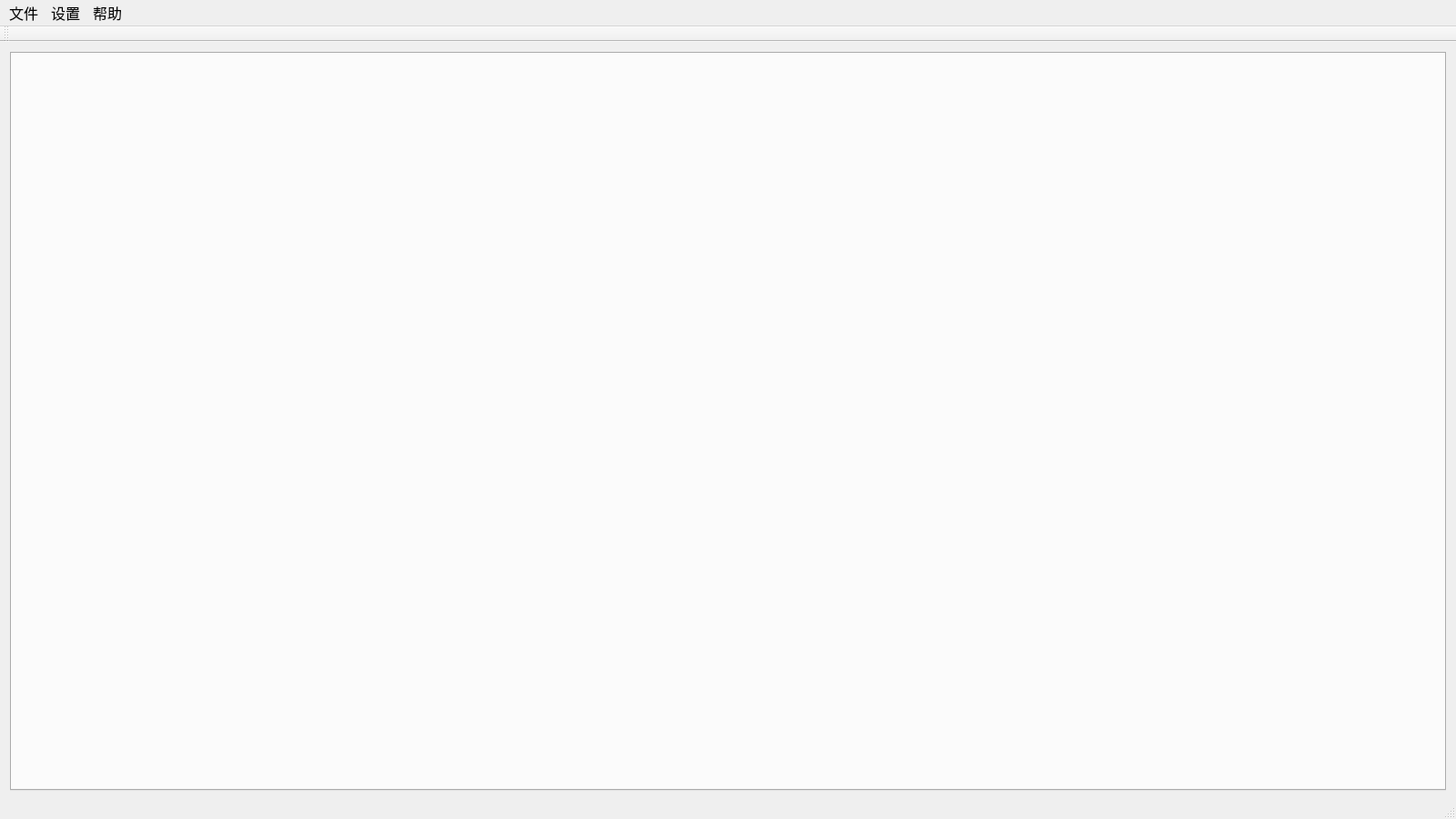
<?xml version="1.0" encoding="UTF-8"?>
<ui version="4.0">
 <class>camera_gui</class>
 <widget class="QMainWindow" name="camera_gui">
  <property name="geometry">
   <rect>
    <x>0</x>
    <y>0</y>
    <width>1600</width>
    <height>900</height>
   </rect>
  </property>
  <property name="font">
   <font>
    <family>微软雅黑</family>
    <pointsize>12</pointsize>
   </font>
  </property>
  <property name="windowTitle">
   <string>Sparrow</string>
  </property>
  <property name="windowIcon">
   <iconset resource="dexforce_camera_gui.qrc">
    <normaloff>:/dexforce_camera_gui/image/xema logo.png</normaloff>:/dexforce_camera_gui/image/xema logo.png</iconset>
  </property>
  <property name="windowOpacity">
   <double>1.000000000000000</double>
  </property>
  <property name="iconSize">
   <size>
    <width>64</width>
    <height>64</height>
   </size>
  </property>
  <widget class="QWidget" name="centralWidget">
   <layout class="QHBoxLayout" name="horizontalLayout">
    <item>
     <widget class="QTabWidget" name="tabWidget_view">
      <property name="enabled">
       <bool>true</bool>
      </property>
      <property name="sizePolicy">
       <sizepolicy hsizetype="Preferred" vsizetype="Preferred">
        <horstretch>0</horstretch>
        <verstretch>0</verstretch>
       </sizepolicy>
      </property>
      <property name="font">
       <font>
        <pointsize>18</pointsize>
       </font>
      </property>
      <property name="currentIndex">
       <number>0</number>
      </property>
      <property name="tabBarAutoHide">
       <bool>true</bool>
      </property>
      <widget class="CameraCaptureGui" name="tab_capture">
       <attribute name="title">
        <string>采集</string>
       </attribute>
      </widget>
     </widget>
    </item>
   </layout>
  </widget>
  <widget class="QMenuBar" name="menuBar">
   <property name="geometry">
    <rect>
     <x>0</x>
     <y>0</y>
     <width>1600</width>
     <height>23</height>
    </rect>
   </property>
   <widget class="QMenu" name="menu_help">
    <property name="font">
     <font>
      <family>微软雅黑</family>
      <pointsize>12</pointsize>
     </font>
    </property>
    <property name="title">
     <string>帮助</string>
    </property>
    <addaction name="actionAbout"/>
    <addaction name="action_get_calibration_param"/>
    <addaction name="action_update_firmware"/>
   </widget>
   <widget class="QMenu" name="menu_file">
    <property name="font">
     <font>
      <family>微软雅黑</family>
      <pointsize>12</pointsize>
     </font>
    </property>
    <property name="title">
     <string>文件</string>
    </property>
    <addaction name="action_load_camera_config"/>
    <addaction name="action_save_camera_config"/>
    <addaction name="action_exit"/>
   </widget>
   <widget class="QMenu" name="menu_setting">
    <property name="font">
     <font>
      <family>微软雅黑</family>
      <pointsize>12</pointsize>
     </font>
    </property>
    <property name="title">
     <string>设置</string>
    </property>
    <widget class="QMenu" name="menu">
     <property name="font">
      <font>
       <family>SimSun-ExtB</family>
       <pointsize>12</pointsize>
      </font>
     </property>
     <property name="title">
      <string>语言</string>
     </property>
     <addaction name="action_language_chinese"/>
     <addaction name="action_language_english"/>
    </widget>
    <addaction name="action_select_calibration_board"/>
    <addaction name="menu"/>
   </widget>
   <addaction name="menu_file"/>
   <addaction name="menu_setting"/>
   <addaction name="menu_help"/>
  </widget>
  <widget class="QToolBar" name="mainToolBar">
   <attribute name="toolBarArea">
    <enum>TopToolBarArea</enum>
   </attribute>
   <attribute name="toolBarBreak">
    <bool>false</bool>
   </attribute>
  </widget>
  <widget class="QStatusBar" name="statusBar">
   <property name="maximumSize">
    <size>
     <width>16777215</width>
     <height>20</height>
    </size>
   </property>
  </widget>
  <action name="actionAbout">
   <property name="text">
    <string>关于</string>
   </property>
   <property name="font">
    <font>
     <family>微软雅黑</family>
     <pointsize>12</pointsize>
    </font>
   </property>
  </action>
  <action name="action_load_camera_config">
   <property name="text">
    <string>加载相机配置</string>
   </property>
   <property name="font">
    <font>
     <family>微软雅黑</family>
     <pointsize>12</pointsize>
    </font>
   </property>
  </action>
  <action name="action_save_camera_config">
   <property name="text">
    <string>保存相机配置</string>
   </property>
   <property name="font">
    <font>
     <family>微软雅黑</family>
     <pointsize>12</pointsize>
    </font>
   </property>
  </action>
  <action name="action_exit">
   <property name="text">
    <string>退出</string>
   </property>
   <property name="font">
    <font>
     <family>微软雅黑</family>
     <pointsize>12</pointsize>
    </font>
   </property>
  </action>
  <action name="action_get_calibration_param">
   <property name="text">
    <string>标定参数</string>
   </property>
   <property name="font">
    <font>
     <family>微软雅黑</family>
     <pointsize>12</pointsize>
    </font>
   </property>
  </action>
  <action name="action_select_calibration_board">
   <property name="text">
    <string>选择标定板</string>
   </property>
   <property name="font">
    <font>
     <pointsize>12</pointsize>
    </font>
   </property>
  </action>
  <action name="action_outlier_removal">
   <property name="text">
    <string>滤除外点</string>
   </property>
  </action>
  <action name="action_update_firmware">
   <property name="text">
    <string>固件升级</string>
   </property>
  </action>
  <action name="action_language_chinese">
   <property name="text">
    <string>简体中文</string>
   </property>
   <property name="font">
    <font>
     <family>Times New Roman</family>
    </font>
   </property>
  </action>
  <action name="action_language_english">
   <property name="text">
    <string>English</string>
   </property>
   <property name="font">
    <font>
     <family>Times New Roman</family>
     <weight>50</weight>
     <bold>false</bold>
    </font>
   </property>
  </action>
  <action name="actionEnglish">
   <property name="text">
    <string>English</string>
   </property>
  </action>
 </widget>
 <layoutdefault spacing="6" margin="11"/>
 <customwidgets>
  <customwidget>
   <class>CameraCaptureGui</class>
   <extends>QWidget</extends>
   <header>cameracapturegui.h</header>
   <container>1</container>
  </customwidget>
 </customwidgets>
 <resources>
  <include location="dexforce_camera_gui.qrc"/>
 </resources>
 <connections/>
</ui>
